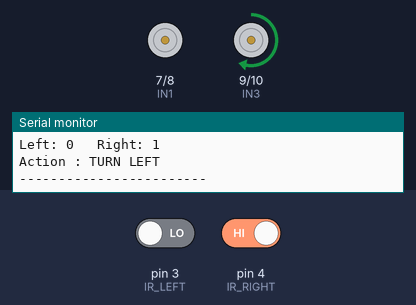
Bench run of a sketch on a simulated Arduino Uno, built with avr-gcc and run on an emulated ATmega328P. Shown: motor-driver pin pairs drawn as motors (green arrow = first pin HIGH = forward, orange = second pin HIGH = backward, longer = more drive, scaled by the enable pin), the last lines printed to the serial monitor. The inputs (shaded band) are chosen by the test bench; at power-on: pin 3 (IR_LEFT) LOW, pin 4 (IR_RIGHT) HIGH.

Above: at 4.2 s.
4.3 s: pin 3 (IR_LEFT) driven HIGH
At 4.8 s:
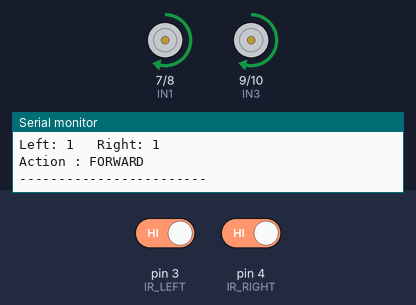
6.0 s: pin 4 (IR_RIGHT) driven LOW
At 7.2 s:
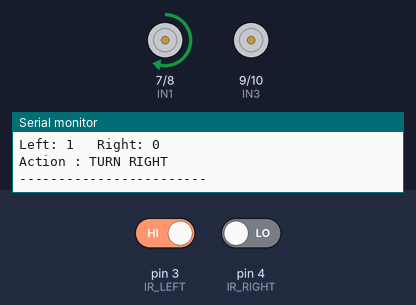
7.5 s: pin 3 (IR_LEFT) driven LOW
At 8.6 s:
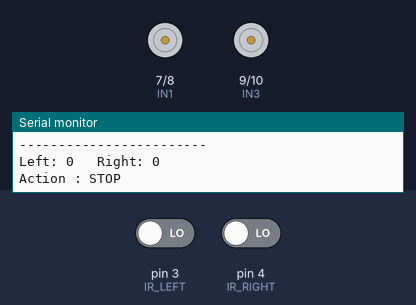
Timing chart, 0 to 10.5 s (numbered marks = the images above; inputs shaded):
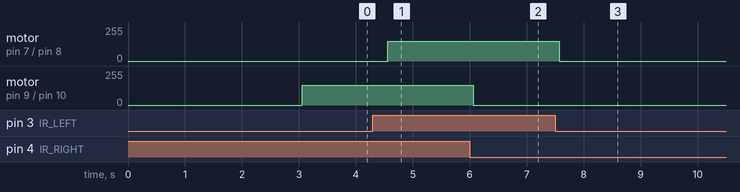

Measured:
- after the input at 4.3 s, motor on pin 7 (IN1) / pin 8 (IN2): stopped → forward 150/255 after 0.26 s
- after the input at 6.0 s, motor on pin 9 (IN3) / pin 10 (IN4): forward 150/255 → stopped after 0.06 s
- after the input at 7.5 s, motor on pin 7 (IN1) / pin 8 (IN2): forward 150/255 → stopped after 0.07 s

The sketch:

Task-2.ino
```cpp
// ============================================================
// Line Following Robot – Task 2 : Autonomous Line Follower
// Based on Task 1 Motor Control
// Intern Name: AHAMED KABEER PH
// Intern ID : SN1001774
// ============================================================

// ---------- L298N Motor Driver Pins ----------
#define ENA 5   // Motor A (Left) Speed
#define ENB 6   // Motor B (Right) Speed
#define IN1 7
#define IN2 8
#define IN3 9
#define IN4 10

// ---------- IR Sensor Pins ----------
#define IR_LEFT 3
#define IR_RIGHT 4

// ---------- Speed ----------
const int SPEED = 150;

// ---------- Sensor Values ----------
// Most IR modules:
// WHITE = LOW
// BLACK = HIGH
const int LINE = LOW;
const int NO_LINE = HIGH;

void setup() {

  Serial.begin(9600);

  // Motor Pins
  pinMode(ENA, OUTPUT);
  pinMode(ENB, OUTPUT);
  pinMode(IN1, OUTPUT);
  pinMode(IN2, OUTPUT);
  pinMode(IN3, OUTPUT);
  pinMode(IN4, OUTPUT);

  // IR Sensor Pins
  pinMode(IR_LEFT, INPUT);
  pinMode(IR_RIGHT, INPUT);

  Serial.println("==================================");
  Serial.println("Line Follower Ready!");
  Serial.println("Place Robot on Track...");
  Serial.println("==================================");

  delay(3000);
}

void loop() {

  int leftSensor = digitalRead(IR_LEFT);
  int rightSensor = digitalRead(IR_RIGHT);

  // Display sensor readings
  Serial.print("Left: ");
  Serial.print(leftSensor);
  Serial.print("   Right: ");
  Serial.println(rightSensor);

  // Decision Logic
  if (leftSensor == NO_LINE && rightSensor == NO_LINE) {

    forward();
    Serial.println("Action : FORWARD");

  }
  else if (leftSensor == LINE && rightSensor == NO_LINE) {

    turnLeft();
    Serial.println("Action : TURN LEFT");

  }
  else if (leftSensor == NO_LINE && rightSensor == LINE) {

    turnRight();
    Serial.println("Action : TURN RIGHT");

  }
  else {

    stopMotors();
    Serial.println("Action : STOP");

  }

  Serial.println("------------------------");
  delay(500);
}

// ================= Motor Functions =================

void forward() {

  digitalWrite(IN1, HIGH);
  digitalWrite(IN2, LOW);
  digitalWrite(IN3, HIGH);
  digitalWrite(IN4, LOW);

  analogWrite(ENA, SPEED);
  analogWrite(ENB, SPEED);
}

void turnLeft() {

  // Stop Left Motor
  digitalWrite(IN1, LOW);
  digitalWrite(IN2, LOW);

  // Run Right Motor
  digitalWrite(IN3, HIGH);
  digitalWrite(IN4, LOW);

  analogWrite(ENA, 0);
  analogWrite(ENB, SPEED);
}

void turnRight() {

  // Run Left Motor
  digitalWrite(IN1, HIGH);
  digitalWrite(IN2, LOW);

  // Stop Right Motor
  digitalWrite(IN3, LOW);
  digitalWrite(IN4, LOW);

  analogWrite(ENA, SPEED);
  analogWrite(ENB, 0);
}

void stopMotors() {

  digitalWrite(IN1, LOW);
  digitalWrite(IN2, LOW);
  digitalWrite(IN3, LOW);
  digitalWrite(IN4, LOW);

  analogWrite(ENA, 0);
  analogWrite(ENB, 0);
}
```
